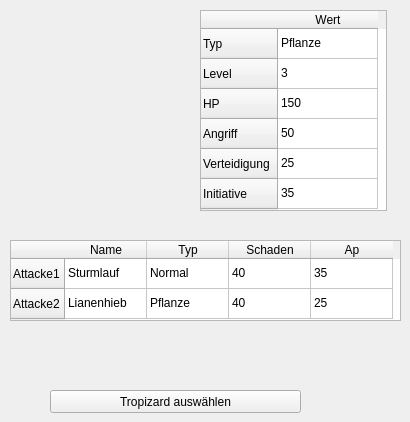
   <widget class="QWidget" name="tab5Tropizard">
    <attribute name="title">
     <string>Tropizard</string>
    </attribute>
    <widget class="QLabel" name="labelBildTropizard">
     <property name="geometry">
      <rect>
       <x>20</x>
       <y>10</y>
       <width>150</width>
       <height>150</height>
      </rect>
     </property>
     <property name="text">
      <string/>
     </property>
    </widget>
    <widget class="QPushButton" name="btnTropizard">
     <property name="geometry">
      <rect>
       <x>50</x>
       <y>390</y>
       <width>251</width>
       <height>23</height>
      </rect>
     </property>
     <property name="text">
      <string>Tropizard auswählen</string>
     </property>
    </widget>
    <widget class="QTableWidget" name="tableWidget_9">
     <property name="geometry">
      <rect>
       <x>200</x>
       <y>10</y>
       <width>187</width>
       <height>201</height>
      </rect>
     </property>
     <row>
      <property name="text">
       <string>Typ</string>
      </property>
     </row>
     <row>
      <property name="text">
       <string>Level</string>
      </property>
     </row>
     <row>
      <property name="text">
       <string>HP</string>
      </property>
     </row>
     <row>
      <property name="text">
       <string>Angriff</string>
      </property>
     </row>
     <row>
      <property name="text">
       <string>Verteidigung</string>
      </property>
     </row>
     <row>
      <property name="text">
       <string>Initiative</string>
      </property>
     </row>
     <column>
      <property name="text">
       <string>Wert</string>
      </property>
     </column>
     <item row="0" column="0">
      <property name="text">
       <string>Pflanze</string>
      </property>
      <property name="flags">
       <set>ItemIsEnabled</set>
      </property>
     </item>
     <item row="1" column="0">
      <property name="text">
       <string>3</string>
      </property>
      <property name="flags">
       <set>ItemIsEnabled</set>
      </property>
     </item>
     <item row="2" column="0">
      <property name="text">
       <string>150</string>
      </property>
      <property name="flags">
       <set>ItemIsEnabled</set>
      </property>
     </item>
     <item row="3" column="0">
      <property name="text">
       <string>50</string>
      </property>
      <property name="flags">
       <set>ItemIsEnabled</set>
      </property>
     </item>
     <item row="4" column="0">
      <property name="text">
       <string>25</string>
      </property>
      <property name="flags">
       <set>ItemIsEnabled</set>
      </property>
     </item>
     <item row="5" column="0">
      <property name="text">
       <string>35</string>
      </property>
      <property name="flags">
       <set>ItemIsEnabled</set>
      </property>
     </item>
    </widget>
    <widget class="QTableWidget" name="tableWidget_10">
     <property name="geometry">
      <rect>
       <x>10</x>
       <y>240</y>
       <width>391</width>
       <height>81</height>
      </rect>
     </property>
     <attribute name="horizontalHeaderDefaultSectionSize">
      <number>82</number>
     </attribute>
     <attribute name="horizontalHeaderShowSortIndicator" stdset="0">
      <bool>false</bool>
     </attribute>
     <row>
      <property name="text">
       <string>Attacke1</string>
      </property>
     </row>
     <row>
      <property name="text">
       <string>Attacke2</string>
      </property>
     </row>
     <column>
      <property name="text">
       <string>Name</string>
      </property>
     </column>
     <column>
      <property name="text">
       <string>Typ</string>
      </property>
     </column>
     <column>
      <property name="text">
       <string>Schaden</string>
      </property>
     </column>
     <column>
      <property name="text">
       <string>Ap</string>
      </property>
     </column>
     <item row="0" column="0">
      <property name="text">
       <string>Sturmlauf</string>
      </property>
      <property name="flags">
       <set>ItemIsEnabled</set>
      </property>
     </item>
     <item row="0" column="1">
      <property name="text">
       <string>Normal</string>
      </property>
      <property name="flags">
       <set>ItemIsEnabled</set>
      </property>
     </item>
     <item row="0" column="2">
      <property name="text">
       <string>40</string>
      </property>
      <property name="flags">
       <set>ItemIsEnabled</set>
      </property>
     </item>
     <item row="0" column="3">
      <property name="text">
       <string>35</string>
      </property>
      <property name="flags">
       <set>ItemIsEnabled</set>
      </property>
     </item>
     <item row="1" column="0">
      <property name="text">
       <string>Lianenhieb</string>
      </property>
      <property name="flags">
       <set>ItemIsEnabled</set>
      </property>
     </item>
     <item row="1" column="1">
      <property name="text">
       <string>Pflanze</string>
      </property>
      <property name="flags">
       <set>ItemIsEnabled</set>
      </property>
     </item>
     <item row="1" column="2">
      <property name="text">
       <string>40</string>
      </property>
      <property name="flags">
       <set>ItemIsEnabled</set>
      </property>
     </item>
     <item row="1" column="3">
      <property name="text">
       <string>25</string>
      </property>
      <property name="flags">
       <set>ItemIsEnabled</set>
      </property>
     </item>
    </widget>
   </widget>
